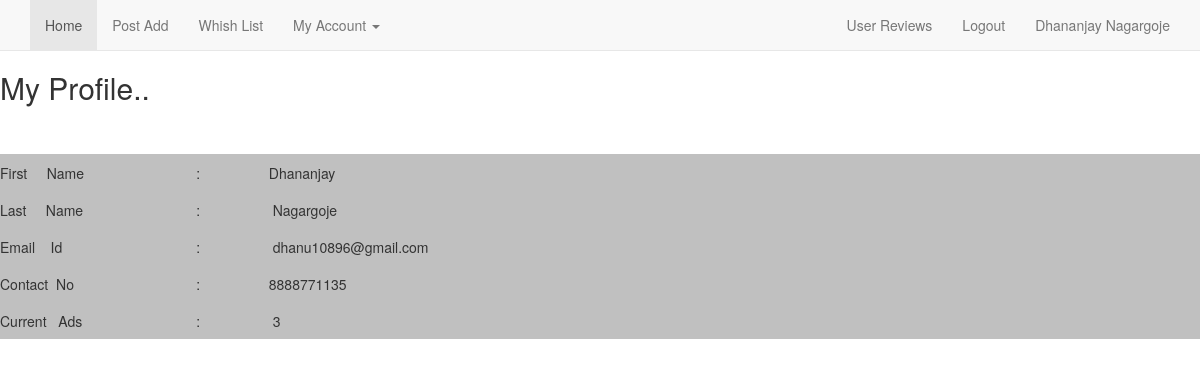
Screenshot of /accountinfo.php (signed in) with the database file from the repository.
### tables this page shows
CREATE TABLE IF NOT EXISTS `user` (
  `fname` varchar(30) NOT NULL,
  `lname` varchar(30) NOT NULL,
  `user_id` varchar(33) NOT NULL,
  `password` varchar(33) NOT NULL,
  `email_id` varchar(35) NOT NULL,
  `contact_no` varchar(13) NOT NULL,
  `status` varchar(10) DEFAULT 'active'
);

### core2.php (called while the page is built, shortened)
<?php
function getuserfield($field)
{
$query="SELECT `$field` FROM `user` WHERE `user_id`='".$_SESSION['user_id']."'";
if($query_run=mysql_query($query))
{
if($query_result=mysql_result($query_run,0,$field))
{
   return $query_result;
}
else
{
  echo 'UNKNOWN USER';
 }
}
}
?>

### accountinfo.php (the view, shortened to what this page needs)
<?php
require 'core2.php';
$userid=$_SESSION['user_id'];
$queryy="SELECT * FROM `ads` where `user_id`='$userid'";
if($dhanu=mysql_query($queryy))
{
$rows=mysql_num_rows($dhanu);
}
?>
<!DOCTYPE html PUBLIC "-//W3C//DTD XHTML 1.0 Transitional//EN" "http://www.w3.org/TR/xhtml1/DTD/xhtml1-transitional.dtd">
<html lang="en">
<head>
    <link href="dist/css/bootstrap.min.css" rel="stylesheet">
    <link href="navbar-static-top.css" rel="stylesheet">
</head>
<body >
 <nav class="navbar navbar-default navbar-static-top">
      <div class="container">
        <div id="navbar" class="navbar-collapse collapse">
          <ul class="nav navbar-nav">
          <li class="active"><a href="HOME2.php">Home</a></li>
            <li><a href="post2.php">Post Add</a></li>
            <li><a href="wlist2.php">Whish List</a></li>
             <li class="dropdown">
              <a href="#" class="dropdown-toggle" data-toggle="dropdown" role="button" aria-expanded="false">My Account <span class="caret"></span></a>
            </li>
          </ul>
          <ul class="nav navbar-nav navbar-right">
 <li><a href="revieww.php">User Reviews</a></li>
		   <li><a href="logout.php">Logout</a></li>
            <li><a href="accountinfo.php"><?php echo getuserfield('fname').' '.getuserfield('lname');?>
</a></li>
            </ul>
        </div>
      </div>
    </nav>
<h2>My Profile..</h2>
<br><br>
<table style="width: 100%">
	<tr>
		<td style="width: 136px; height: 37px" class="auto-style2">First&nbsp;&nbsp;&nbsp;&nbsp;
		Name</td>
		<td style="width: 18px; height: 37px" class="auto-style2">&nbsp;&nbsp;&nbsp; :</td>
		<td style="height: 37px; width: 730px;" class="auto-style2">&nbsp;&nbsp;&nbsp;&nbsp;&nbsp;&nbsp;&nbsp;&nbsp;&nbsp;&nbsp;<?php echo getuserfield('fname');?></td>
	</tr>
	<tr>
		<td style="width: 136px; height: 37px" class="auto-style2">Last&nbsp;&nbsp;&nbsp;&nbsp; Name&nbsp;&nbsp;&nbsp;&nbsp;&nbsp;&nbsp;
		</td>
		<td style="width: 18px; height: 37px" class="auto-style2">&nbsp;&nbsp;&nbsp; :</td>
		<td style="height: 37px; width: 730px;" class="auto-style2">&nbsp;&nbsp;&nbsp;&nbsp;&nbsp;&nbsp;&nbsp;&nbsp;&nbsp;&nbsp; <?php echo getuserfield('lname'); ?>&nbsp;&nbsp;&nbsp;&nbsp;&nbsp;&nbsp;&nbsp;&nbsp;&nbsp; </td>
	</tr>
	<tr>
		<td style="width: 136px; height: 37px" class="auto-style2">Email&nbsp;&nbsp;&nbsp; Id&nbsp;&nbsp;&nbsp;&nbsp;&nbsp;&nbsp;&nbsp;
		</td>
		<td style="width: 18px; height: 37px" class="auto-style2">&nbsp;&nbsp;&nbsp; :</td>
		<td style="height: 37px; width: 730px;" class="auto-style2">&nbsp;&nbsp;&nbsp;&nbsp;&nbsp;&nbsp;&nbsp;&nbsp;&nbsp;&nbsp; <?php echo getuserfield('email_id'); ?>&nbsp;&nbsp;&nbsp;&nbsp;&nbsp;&nbsp;&nbsp;&nbsp; </td>
	</tr>
	<tr>
		<td style="width: 136px; height: 37px;" class="auto-style2">Contact&nbsp; No&nbsp;
		<td style="width: 37px; height: 37px;" class="auto-style2">&nbsp;&nbsp;&nbsp; :</td>
		<td style="height: 37px; width: 730px;" class="auto-style2">&nbsp;&nbsp;&nbsp;&nbsp;&nbsp;&nbsp;&nbsp;&nbsp;&nbsp;&nbsp;<?php echo getuserfield('contact_no'); ?>&nbsp;&nbsp;&nbsp;&nbsp;&nbsp;&nbsp;&nbsp;&nbsp; </td>
	</tr>
	<tr>
		<td style="width: 136px; height: 37px;" class="auto-style2">Current&nbsp;&nbsp; Ads&nbsp;&nbsp; </td>
		<td style="width: 37px; height: 37px;" class="auto-style2">&nbsp;&nbsp;&nbsp; : </td>
		<td style="height: 37px; width: 730px;" class="auto-style2">&nbsp;&nbsp;&nbsp;&nbsp;&nbsp;&nbsp;&nbsp;&nbsp;&nbsp;&nbsp; <?php echo $rows?>&nbsp;&nbsp;&nbsp;&nbsp;&nbsp;&nbsp;&nbsp; </td>
	</tr>
</table>
<br> <script src="ajax.googleapis.com/ajax/libs/jquery/1.11.2/jquery.min.js"></script>
</body>
</html>

### navbar-static-top.css (style rules this page uses)
body { min-height: 2000px; }
.navbar-static-top { margin-bottom: 19px; }

### accountinfo.php (style rules this page uses)
.auto-style2 { background-color: #C0C0C0; }

### rows the page displays
user: fname "Dhananjay", lname "Nagargoje", email "dhanu10896@gmail.com", contact_no "8888771135"

### other values shown
$rows "3"
